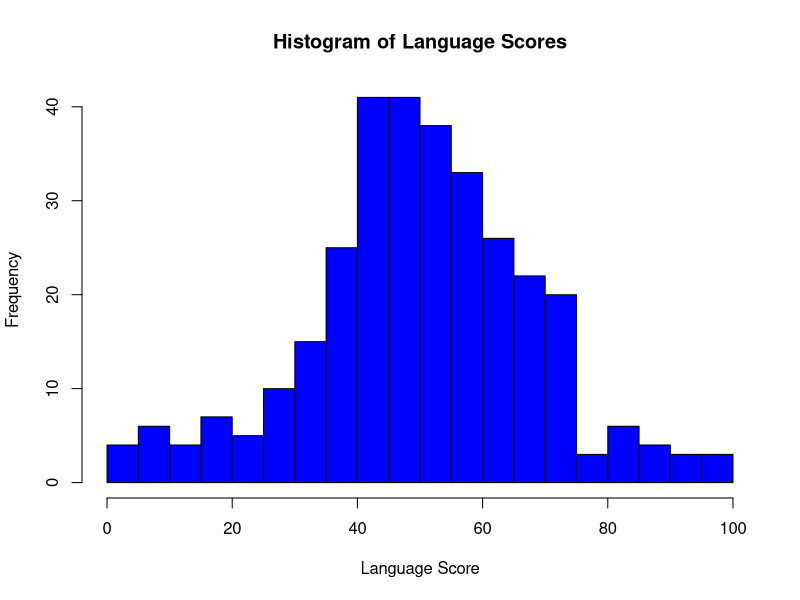

This chart was generated by the following R code:
## ---- chunk 1
# This is a code chunk!
## ---- chunk 2
getwd()
## ---- chunk 3
1+1
## ---- chunk 4
1495 * 839 / (93 + 17)
## ---- chunk 5
getwd()
setwd(dir = "/home/jovyan/UCSB_POLS15/Section 1/")
## ---- chunk 6
setwd("/home/jovyan/UCSB_POLS15/Section 1/")
## ---- chunk 7
schooldata <- read.csv(file = "schooldata.csv", # After one argument, you can hit enter to tab down to the next line or keep all arguments on a single line.
                       header = TRUE)
## ---- chunk 8
head(schooldata)
## ---- chunk 9
tail(schooldata)
## ---- chunk 10
nrow(schooldata)
ncol(schooldata)
## ---- chunk 11
range(schooldata$language_score)
min(schooldata$language_score)
max(schooldata$language_score)
mean(schooldata$language_score)
median(schooldata$language_score)
## ---- chunk 12
summary(schooldata$language_score)
## ---- chunk 13
summary(schooldata)
## ---- chunk 14
hist(x = schooldata$language_score, # This argument selects your variable
     xlab = "Language Score", # This argument changes the label on the x-axis
     main = "Histogram of Language Scores", # This argument changes the plot title
     col = "blue", # This argument changes the fill color of the bins in your plot
     border = "black", # This argument changes the border color of the bins in your plot
     breaks = 20 # This argument changes the number of bins in your plot. Typically, it will default to 10
     )
## ---- chunk 15
